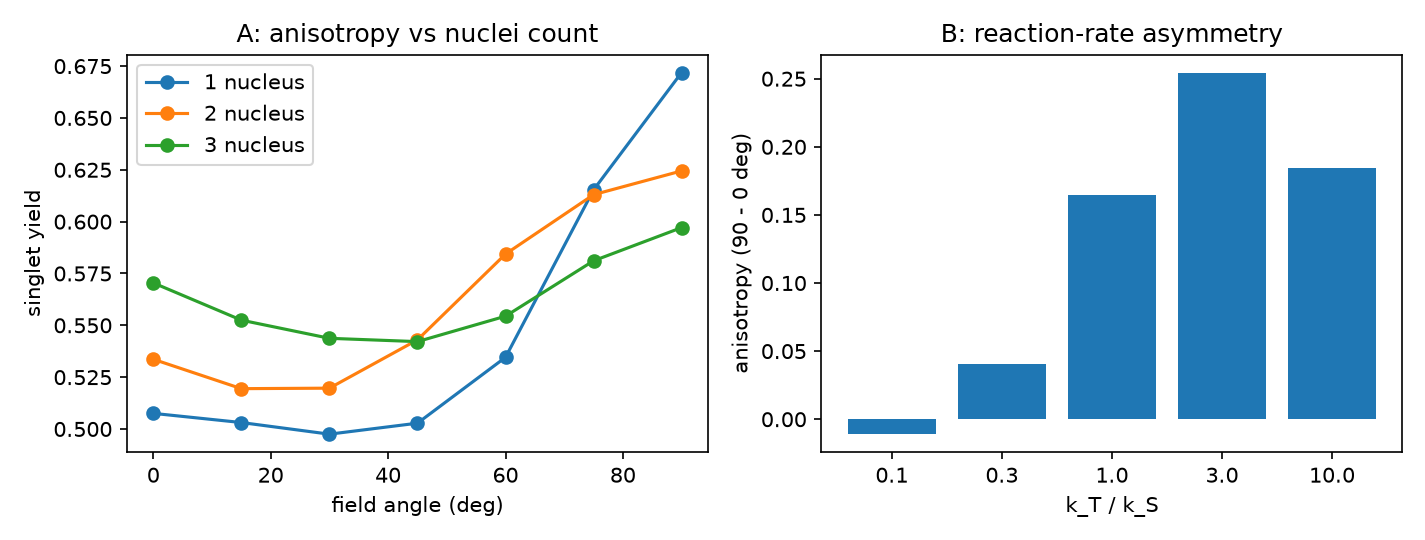

Here is the Python script that generated this plot:
# RADICAL PAIR DEEPENED -- robustness of the section XVI compass.
# Uses the ORIGINAL model's exact conventions (radical_pair.py):
# anisotropic hyperfine tensor (a_perp/2pi = 0.5 MHz, a_par/2pi =
# 1.5 MHz on electron 1), omega = 2pi*1.4 rad/us at 50 uT, singlet
# birth, nuclei unpolarized, k = 1/us, t grid 0-12 us.
#
# (A) MORE NUCLEI: add nuclei 2 and 3, each with the same tensor
#     shape scaled down (0.3/0.9 and 0.2/0.6 MHz). Does the
#     anisotropy survive contact with a busier spin bath?
# (B) UNEQUAL RATES: Haberkorn dynamics with k_S != k_T, solved
#     exactly through the Liouvillian: Phi_S = k_S Tr[P_S (-L^-1
#     rho0)]. The original model set k_S = k_T = 1.
#
# Gates:
#   G1 part A at n=1 reproduces the original: yields 0.5075/0.6719,
#      anisotropy 0.174
#   G2 part B at k_T = k_S reproduces the same numbers
#   G3 (report) anisotropy trend across n and across k_T/k_S

import json
import numpy as np
import matplotlib
matplotlib.use("Agg")
import matplotlib.pyplot as plt

sx = np.array([[0, 1], [1, 0]], dtype=complex) / 2
sy = np.array([[0, -1j], [1j, 0]], dtype=complex) / 2
sz = np.array([[1, 0], [0, -1]], dtype=complex) / 2
I2 = np.eye(2, dtype=complex)
SPIN = (sx, sy, sz)
OMEGA = 2 * np.pi * 1.4
T_GRID = np.linspace(0, 12, 1201)
K = 1.0
# (a_perp, a_par) per nucleus, MHz x 2pi
TENSORS = [(2 * np.pi * 0.5, 2 * np.pi * 1.5),
           (2 * np.pi * 0.3, 2 * np.pi * 0.9),
           (2 * np.pi * 0.2, 2 * np.pi * 0.6)]


def kron_all(ops):
    out = np.array([[1.0 + 0j]])
    for o in ops:
        out = np.kron(out, o)
    return out


def factor_op(factor, comp, nf):
    ops = [I2] * nf
    ops[factor] = SPIN[comp]
    return kron_all(ops)


def build_H(theta, n_nuc):
    nf = 2 + n_nuc
    n = np.array([np.sin(theta), 0.0, np.cos(theta)])
    H = sum(OMEGA * n[j] * (factor_op(0, j, nf) + factor_op(1, j, nf))
            for j in range(3))
    for k in range(n_nuc):
        a_perp, a_par = TENSORS[k]
        for c in range(3):
            a = a_par if c == 2 else a_perp
            ops = [I2] * nf
            ops[0] = SPIN[c]
            ops[2 + k] = SPIN[c]
            H = H + a * kron_all(ops)
    return H


def singlet_PS(nf):
    s = np.zeros(4, dtype=complex)
    s[1] = 1 / np.sqrt(2)
    s[2] = -1 / np.sqrt(2)
    return kron_all([np.outer(s, s.conj())] + [I2] * (nf - 2))


def yield_equal(theta, n_nuc):
    nf = 2 + n_nuc
    dim = 2 ** nf
    H = build_H(theta, n_nuc)
    PS = singlet_PS(nf)
    evals, V = np.linalg.eigh(H)
    s = np.zeros(4, dtype=complex)
    s[1] = 1 / np.sqrt(2)
    s[2] = -1 / np.sqrt(2)
    rho0 = kron_all([np.outer(s, s.conj())]
                    + [I2 / 2] * n_nuc)          # singlet x mixed nuclei
    M = (V.conj().T @ PS @ V) * (V.conj().T @ rho0 @ V).T
    dE = evals[:, None] - evals[None, :]
    ph = np.exp(-1j * T_GRID[:, None, None] * dE[None])
    ps_t = np.real(np.einsum("ij,tij->t", M, ph))
    w = np.exp(-K * T_GRID)
    return float(np.trapezoid(w * ps_t, T_GRID) * K)


print("=== Part A: anisotropy vs number of nuclei ===")
angles_deg = [0, 15, 30, 45, 60, 75, 90]
partA = {}
for n in (1, 2, 3):
    ys = [yield_equal(np.radians(a), n) for a in angles_deg]
    aniso = max(ys) - min(ys)
    partA[n] = {"yields": [float(y) for y in ys],
                "anisotropy": float(aniso),
                "aniso_fraction": float(aniso / np.mean(ys))}
    print(f"  n={n}: min {min(ys):.4f} max {max(ys):.4f} "
          f"anisotropy {aniso:.4f} ({100 * aniso / np.mean(ys):.1f}%)")
g1 = (abs(partA[1]["yields"][0] - 0.5075) < 0.005
      and abs(partA[1]["yields"][-1] - 0.6719) < 0.005)
print(f"G1 n=1 reproduces original yields/anisotropy: {g1}")

print("=== Part B: unequal rates k_T/k_S (1 nucleus) ===")
nf, dim = 3, 8
H0 = build_H(0.0, 1)
PS = singlet_PS(nf)
PT = np.eye(dim) - PS
s = np.zeros(4, dtype=complex)
s[1] = 1 / np.sqrt(2)
s[2] = -1 / np.sqrt(2)
rho0 = kron_all([np.outer(s, s.conj()), I2 / 2])
Id = np.eye(dim)


def yield_unequal(theta, kS, kT):
    H = build_H(theta, 1)
    L = (-1j * (np.kron(H, Id) - np.kron(Id, H.T))
         - (kS / 2) * (np.kron(PS, Id) + np.kron(Id, PS.T))
         - (kT / 2) * (np.kron(PT, Id) + np.kron(Id, PT.T)))
    rho_int = (-np.linalg.inv(L) @ rho0.reshape(-1)).reshape(dim, dim)
    return float(kS * np.real(np.trace(PS @ rho_int)))


partB = {}
for ratio in [0.1, 0.3, 1.0, 3.0, 10.0]:
    y0 = yield_unequal(0.0, 1.0, ratio)
    y90 = yield_unequal(np.pi / 2, 1.0, ratio)
    partB[ratio] = {"yield_0deg": y0, "yield_90deg": y90,
                    "anisotropy": float(y90 - y0)}
    print(f"  kT/kS={ratio:>5}: Phi_S(0)={y0:.4f} Phi_S(90)={y90:.4f} "
          f"anisotropy {y90 - y0:+.4f}")
eq = partB[1.0]
g2 = abs(eq["yield_0deg"] - 0.5075) < 0.005 and abs(eq["yield_90deg"] - 0.6719) < 0.005
print(f"G2 equal-rate Liouvillian matches original: {g2}")

fig, axes = plt.subplots(1, 2, figsize=(9.5, 3.6))
for n, d in partA.items():
    axes[0].plot(angles_deg, d["yields"], "o-", label=f"{n} nucleus")
axes[0].set_xlabel("field angle (deg)")
axes[0].set_ylabel("singlet yield")
axes[0].set_title("A: anisotropy vs nuclei count")
axes[0].legend()
ratios = sorted(partB, key=float)
axes[1].bar([str(r) for r in ratios],
            [partB[r]["anisotropy"] for r in ratios])
axes[1].set_xlabel("k_T / k_S")
axes[1].set_ylabel("anisotropy (90 - 0 deg)")
axes[1].set_title("B: reaction-rate asymmetry")
fig.tight_layout()
fig.savefig("radical_pair_deepened.png", dpi=150)

out = {"partA_nuclei": {str(k): v for k, v in partA.items()},
       "partB_rates": {str(k): v for k, v in partB.items()},
       "gates": {"G1_n1_reproduces": bool(g1),
                 "G2_liouvillian_matches": bool(g2)}}
with open("radical_pair_deepened_results.json", "w") as f:
    json.dump(out, f, indent=2)
print("ALL GATES PASS" if all(out["gates"].values()) else "SOME GATE FAILED")
print("Saved radical_pair_deepened_results.json + PNG")
